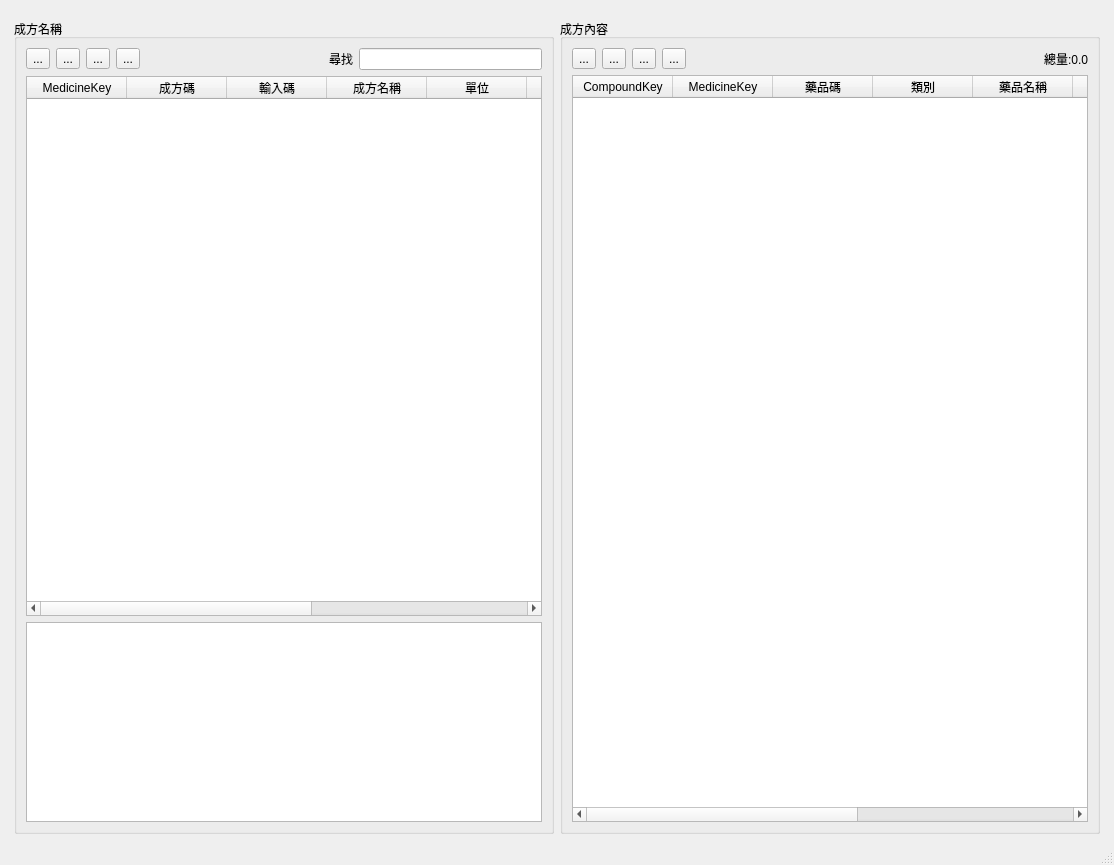
<?xml version="1.0" encoding="UTF-8"?>
<ui version="4.0">
 <class>Dict_treat</class>
 <widget class="QMainWindow" name="Dict_treat">
  <property name="geometry">
   <rect>
    <x>0</x>
    <y>0</y>
    <width>1114</width>
    <height>865</height>
   </rect>
  </property>
  <property name="windowTitle">
   <string>處置資料</string>
  </property>
  <widget class="QWidget" name="centralwidget">
   <layout class="QHBoxLayout" name="horizontalLayout">
    <item>
     <layout class="QHBoxLayout" name="horizontalLayout_2">
      <property name="leftMargin">
       <number>5</number>
      </property>
      <property name="topMargin">
       <number>10</number>
      </property>
      <property name="rightMargin">
       <number>5</number>
      </property>
      <item>
       <widget class="QGroupBox" name="groupBox_dict_compound">
        <property name="maximumSize">
         <size>
          <width>16777215</width>
          <height>16777215</height>
         </size>
        </property>
        <property name="title">
         <string>成方名稱</string>
        </property>
        <layout class="QVBoxLayout" name="verticalLayout_4">
         <item>
          <layout class="QVBoxLayout" name="verticalLayout_3">
           <item>
            <layout class="QHBoxLayout" name="horizontalLayout_3">
             <item>
              <widget class="QToolButton" name="toolButton_add_dict_compound">
               <property name="text">
                <string>...</string>
               </property>
               <property name="icon">
                <iconset>
                 <normaloff>../icons/gtk-add.svg</normaloff>../icons/gtk-add.svg</iconset>
               </property>
              </widget>
             </item>
             <item>
              <widget class="QToolButton" name="toolButton_remove_dict_compound">
               <property name="text">
                <string>...</string>
               </property>
               <property name="icon">
                <iconset>
                 <normaloff>../icons/gtk-remove.svg</normaloff>../icons/gtk-remove.svg</iconset>
               </property>
              </widget>
             </item>
             <item>
              <widget class="QToolButton" name="toolButton_edit_dict_compound">
               <property name="text">
                <string>...</string>
               </property>
               <property name="icon">
                <iconset>
                 <normaloff>../icons/gtk-edit.svg</normaloff>../icons/gtk-edit.svg</iconset>
               </property>
              </widget>
             </item>
             <item>
              <widget class="QToolButton" name="toolButton_export_compound">
               <property name="toolTip">
                <string>匯出Excel</string>
               </property>
               <property name="text">
                <string>...</string>
               </property>
               <property name="icon">
                <iconset>
                 <normaloff>../icons/document-export.svg</normaloff>../icons/document-export.svg</iconset>
               </property>
              </widget>
             </item>
             <item>
              <spacer name="horizontalSpacer_2">
               <property name="orientation">
                <enum>Qt::Horizontal</enum>
               </property>
               <property name="sizeHint" stdset="0">
                <size>
                 <width>40</width>
                 <height>20</height>
                </size>
               </property>
              </spacer>
             </item>
             <item>
              <widget class="QLabel" name="label">
               <property name="text">
                <string>尋找</string>
               </property>
              </widget>
             </item>
             <item>
              <widget class="QLineEdit" name="lineEdit_search_compound">
               <property name="clearButtonEnabled">
                <bool>true</bool>
               </property>
              </widget>
             </item>
            </layout>
           </item>
           <item>
            <widget class="QTableWidget" name="tableWidget_dict_compound">
             <property name="maximumSize">
              <size>
               <width>16777215</width>
               <height>16777215</height>
              </size>
             </property>
             <property name="editTriggers">
              <set>QAbstractItemView::NoEditTriggers</set>
             </property>
             <property name="selectionMode">
              <enum>QAbstractItemView::SingleSelection</enum>
             </property>
             <property name="selectionBehavior">
              <enum>QAbstractItemView::SelectRows</enum>
             </property>
             <column>
              <property name="text">
               <string>MedicineKey</string>
              </property>
             </column>
             <column>
              <property name="text">
               <string>成方碼</string>
              </property>
             </column>
             <column>
              <property name="text">
               <string>輸入碼</string>
              </property>
             </column>
             <column>
              <property name="text">
               <string>成方名稱</string>
              </property>
             </column>
             <column>
              <property name="text">
               <string>單位</string>
              </property>
             </column>
             <column>
              <property name="text">
               <string>金額</string>
              </property>
             </column>
             <column>
              <property name="text">
               <string>專案類別</string>
              </property>
             </column>
             <column>
              <property name="text">
               <string>單項</string>
              </property>
             </column>
             <column>
              <property name="text">
               <string>抬頭</string>
              </property>
             </column>
            </widget>
           </item>
           <item>
            <widget class="QTextEdit" name="textEdit_description">
             <property name="maximumSize">
              <size>
               <width>16777215</width>
               <height>200</height>
              </size>
             </property>
             <property name="readOnly">
              <bool>true</bool>
             </property>
            </widget>
           </item>
          </layout>
         </item>
        </layout>
       </widget>
      </item>
      <item>
       <widget class="QGroupBox" name="groupBox_dict_medicine">
        <property name="title">
         <string>成方內容</string>
        </property>
        <layout class="QVBoxLayout" name="verticalLayout_6">
         <item>
          <layout class="QVBoxLayout" name="verticalLayout_5">
           <item>
            <layout class="QHBoxLayout" name="horizontalLayout_5">
             <item>
              <widget class="QToolButton" name="toolButton_add_dict_medicine">
               <property name="text">
                <string>...</string>
               </property>
               <property name="icon">
                <iconset>
                 <normaloff>../icons/gtk-add.svg</normaloff>../icons/gtk-add.svg</iconset>
               </property>
              </widget>
             </item>
             <item>
              <widget class="QToolButton" name="toolButton_remove_dict_medicine">
               <property name="text">
                <string>...</string>
               </property>
               <property name="icon">
                <iconset>
                 <normaloff>../icons/gtk-remove.svg</normaloff>../icons/gtk-remove.svg</iconset>
               </property>
              </widget>
             </item>
             <item>
              <widget class="QToolButton" name="toolButton_insert_null_medicine">
               <property name="text">
                <string>...</string>
               </property>
               <property name="icon">
                <iconset>
                 <normaloff>../icons/add-files-to-archive.svg</normaloff>../icons/add-files-to-archive.svg</iconset>
               </property>
              </widget>
             </item>
             <item>
              <widget class="QToolButton" name="toolButton_save_dosage">
               <property name="text">
                <string>...</string>
               </property>
               <property name="icon">
                <iconset>
                 <normaloff>../icons/epiphany-download.svg</normaloff>../icons/epiphany-download.svg</iconset>
               </property>
              </widget>
             </item>
             <item>
              <spacer name="horizontalSpacer_3">
               <property name="orientation">
                <enum>Qt::Horizontal</enum>
               </property>
               <property name="sizeHint" stdset="0">
                <size>
                 <width>40</width>
                 <height>20</height>
                </size>
               </property>
              </spacer>
             </item>
             <item>
              <widget class="QLabel" name="label_total_dosage">
               <property name="text">
                <string>總量:0.0</string>
               </property>
              </widget>
             </item>
            </layout>
           </item>
           <item>
            <widget class="QTableWidget" name="tableWidget_dict_medicine">
             <property name="editTriggers">
              <set>QAbstractItemView::AnyKeyPressed|QAbstractItemView::DoubleClicked|QAbstractItemView::EditKeyPressed|QAbstractItemView::SelectedClicked</set>
             </property>
             <property name="selectionMode">
              <enum>QAbstractItemView::SingleSelection</enum>
             </property>
             <property name="selectionBehavior">
              <enum>QAbstractItemView::SelectItems</enum>
             </property>
             <column>
              <property name="text">
               <string>CompoundKey</string>
              </property>
             </column>
             <column>
              <property name="text">
               <string>MedicineKey</string>
              </property>
             </column>
             <column>
              <property name="text">
               <string>藥品碼</string>
              </property>
             </column>
             <column>
              <property name="text">
               <string>類別</string>
              </property>
             </column>
             <column>
              <property name="text">
               <string>藥品名稱</string>
              </property>
             </column>
             <column>
              <property name="text">
               <string>健保碼</string>
              </property>
             </column>
             <column>
              <property name="text">
               <string>單位</string>
              </property>
             </column>
             <column>
              <property name="text">
               <string>劑量</string>
              </property>
             </column>
             <column>
              <property name="text">
               <string>售價</string>
              </property>
             </column>
            </widget>
           </item>
          </layout>
         </item>
        </layout>
       </widget>
      </item>
     </layout>
    </item>
   </layout>
  </widget>
  <widget class="QStatusBar" name="statusbar"/>
  <widget class="QMenuBar" name="menubar">
   <property name="geometry">
    <rect>
     <x>0</x>
     <y>0</y>
     <width>1114</width>
     <height>33</height>
    </rect>
   </property>
  </widget>
 </widget>
 <resources/>
 <connections/>
</ui>
